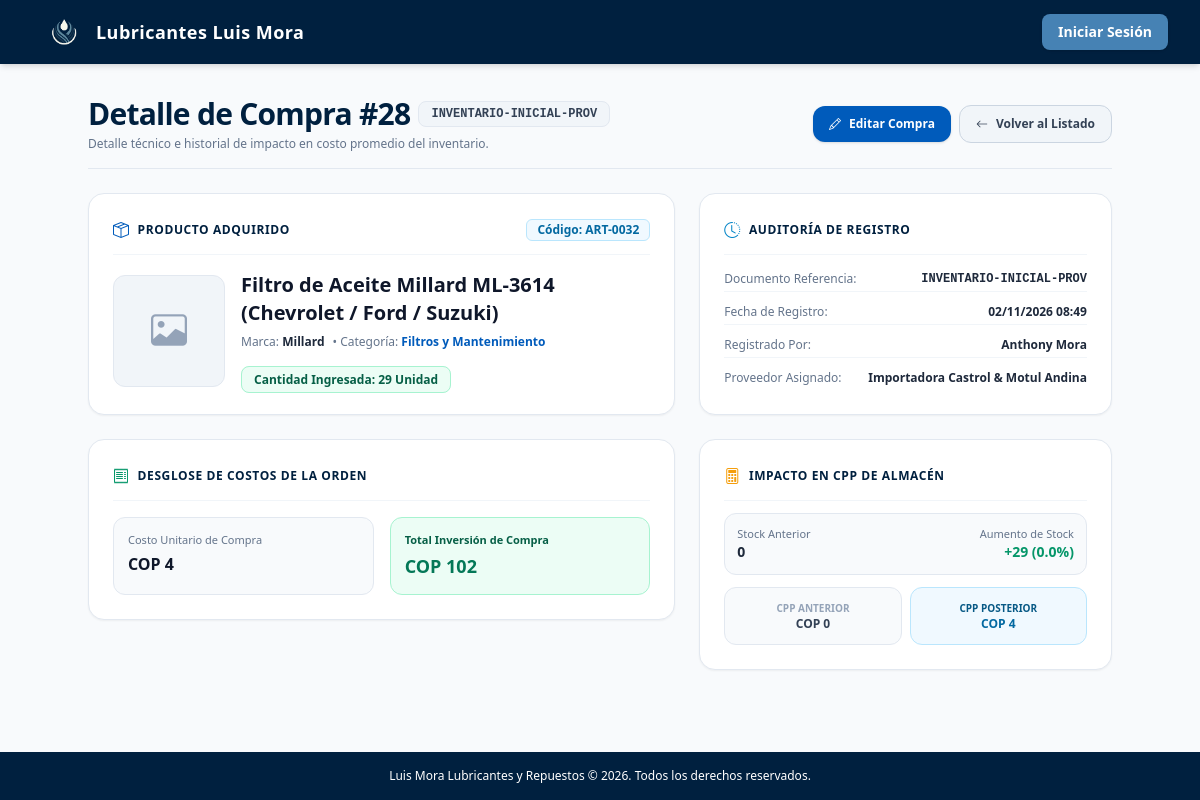
The page /compras/detalle/28/ on the database its author committed.
### ProductosCompras/models.py (models this page shows, shortened)
class MovimientoInventario(models.Model):
    TIPO_MOVIMIENTO = (
        ('ENTRADA', 'Entrada'),
        ('SALIDA', 'Salida'),
        ('AJUSTE', 'Ajuste'),
    )
    articulo = models.ForeignKey(Articulo, on_delete=models.PROTECT, related_name='movimientos')
    tipo = models.CharField(max_length=10, choices=TIPO_MOVIMIENTO)
    cantidad = models.DecimalField(max_digits=10, decimal_places=3)
    fecha = models.DateTimeField(auto_now_add=True)
    usuario = models.ForeignKey(CustomUser, on_delete=models.PROTECT)
    referencia = models.CharField(max_length=100, blank=True)
    proveedor = models.ForeignKey(Proveedor, on_delete=models.SET_NULL, null=True, blank=True)
    observaciones = models.TextField(blank=True)
    costo_unitario = models.DecimalField(max_digits=10, decimal_places=2, null=True, blank=True)
    class Meta:
        verbose_name = "Movimiento de Inventario"
        verbose_name_plural = "Movimientos de Inventario"
        ordering = ['-fecha']

class Proveedor(models.Model):
    nombre = models.CharField(max_length=200)
    rfc = models.CharField(max_length=20, blank=True, verbose_name="RFC")
    contacto = models.CharField(max_length=100)
    telefono = models.CharField(max_length=20)
    email = models.EmailField()
    direccion = models.TextField(blank=True)
    activo = models.BooleanField(default=True)
    creado_en = models.DateTimeField(auto_now_add=True)
    class Meta:
        verbose_name = "Proveedor"
        verbose_name_plural = "Proveedores"
        ordering = ['nombre']

class HistorialStock(models.Model):
    movimiento = models.ForeignKey(MovimientoInventario, on_delete=models.CASCADE, related_name='historial')
    fecha = models.DateTimeField(auto_now_add=True)
    stock_antes = models.DecimalField(max_digits=12, decimal_places=2)
    stock_despues = models.DecimalField(max_digits=12, decimal_places=2)
    costo_promedio_antes = models.DecimalField(max_digits=12, decimal_places=2)
    costo_promedio_despues = models.DecimalField(max_digits=12, decimal_places=2)
    costo_unitario_compra = models.DecimalField(max_digits=10, decimal_places=2)
    costo_unitario_anterior = models.DecimalField(max_digits=10, decimal_places=2, null=True)
    usuario = models.ForeignKey(CustomUser, on_delete=models.PROTECT)
    class Meta:
        ordering = ['-fecha']

### aplicacion/models.py (models this page shows, shortened)
class Articulo(models.Model):
    codigo = models.CharField(max_length=50, unique=True, blank=True, verbose_name="Código")
    codigo_barras = models.CharField(max_length=100, blank=True, unique=True, null=True)
    nombre = models.CharField(max_length=200)
    descripcion = models.TextField(blank=True, verbose_name="Descripción")
    categoria = models.ForeignKey(Categoria, on_delete=models.SET_NULL, null=True, blank=True)
    marca = models.CharField(max_length=100, blank=True)
    modelo = models.CharField(max_length=100, blank=True)
    imagen = models.ImageField(upload_to='articulos/', null=True, blank=True)
    stock_actual = models.DecimalField(max_digits=12, decimal_places=2, default=0)
    stock_minimo = models.DecimalField(max_digits=12, decimal_places=2, default=3)
    stock_maximo = models.DecimalField(max_digits=12, decimal_places=2, default=12, null=True, blank=True)
    UNIDADES_MEDIDA = (
        ('UN', 'Unidad'),
        ('KG', 'Kilogramo'),
        ('LT', 'Litro'),
        ('MT', 'Metro'),
        ('PAR', 'Par'),
        ('JUEGO', 'Juego'),
        ('CAJA', 'Caja'),
    )
    unidad_medida = models.CharField(max_length=10, choices=UNIDADES_MEDIDA, default='UN')
    costo_promedio = models.DecimalField(max_digits=12, decimal_places=2, default=0)
    precio_venta = models.DecimalField(max_digits=12, decimal_places=2, default=0)
    TIPO_IMPUESTO = (
        (Decimal('0.00'), 'Exento'),
        (Decimal('0.16'), 'IVA 16%'),
        (Decimal('0.08'), 'IVA 8%'),
    )
    tasa_impuesto = models.DecimalField(max_digits=4, decimal_places=2, choices=TIPO_IMPUESTO, default=Decimal('0.16'))
    proveedor_principal = models.ForeignKey("ProductosCompras.Proveedor", on_delete=models.SET_NULL, null=True, blank=True)
    lead_time = models.PositiveIntegerField(default=0, help_text="Tiempo de reposición en días")
    activo = models.BooleanField(default=True)
    fecha_creacion = models.DateTimeField(auto_now_add=True)
    fecha_actualizacion = models.DateTimeField(auto_now=True)
    creado_por = models.ForeignKey(CustomUser, on_delete=models.SET_NULL, null=True, related_name='articulos_creados')
    palabras_clave = models.TextField(
        blank=True,
        help_text="Ingrese palabras clave separadas por comas. Ej: Toyota, Carro, Automático"
    )
    class Meta:
        verbose_name = "Artículo"
        verbose_name_plural = "Artículos"
        ordering = ['nombre']
        indexes = [
            models.Index(fields=['codigo']),
            models.Index(fields=['nombre']),
            models.Index(fields=['categoria']),
            models.Index(fields=['activo']),
        ]

class Categoria(models.Model):
    nombre = models.CharField(max_length=100, unique=True)
    slug = models.SlugField(max_length=100, unique=True, blank=True)
    padre = models.ForeignKey('self', on_delete=models.CASCADE, null=True, blank=True,
                            related_name='subcategorias')
    descripcion = models.TextField(blank=True)
    creado_en = models.DateTimeField(auto_now_add=True)
    actualizado_en = models.DateTimeField(auto_now=True)
    class Meta:
        verbose_name = "Categoría"
        verbose_name_plural = "Categorías"
        ordering = ['nombre']

class CustomUser(AbstractUser):
    ROLES = (
        ('admin', 'Administrador'),
        ('personal', 'Personal'),
        ("invitado", "Invitado"),
    )
    rol = models.CharField(max_length=20, choices=ROLES, default='personal')
    telefono = models.CharField(max_length=20, blank=True, verbose_name="Teléfono")
    direccion = models.TextField(blank=True, verbose_name="Dirección")
    foto_perfil = models.ImageField(upload_to='perfiles/', blank=True, null=True, verbose_name="Foto de perfil")
    admin = models.BooleanField(default=False, verbose_name="¿Administrador?")
    class Meta:
        verbose_name = 'Usuario'
        verbose_name_plural = 'Usuarios'

### ProductosCompras/views.py (the view)
# urls.py: path('compras/detalle/<int:pk>/', detalle_compra, name='detalle_compra'),
def detalle_compra(request, pk):
    compra = get_object_or_404(
        MovimientoInventario.objects.select_related('articulo', 'proveedor', 'usuario'),
        pk=pk,
        tipo='ENTRADA'
    )
    historico = HistorialStock.objects.filter(movimiento=compra).first()
    total = compra.cantidad * compra.costo_unitario
    aumento_stock_pct = (compra.cantidad / historico.stock_antes * 100) if (historico and historico.stock_antes > 0) else 0
    aumento_stock_text = f"+{compra.cantidad:.0f} ({aumento_stock_pct:.1f}%)" if historico else f"+{compra.cantidad:.0f}"
    if historico and historico.costo_unitario_anterior:
        variacion_precio = (
            (compra.costo_unitario - historico.costo_unitario_anterior) /
            historico.costo_unitario_anterior * 100
        )
    else:
        variacion_precio = 0
    if historico and historico.costo_promedio_antes > 0:
        variacion_promedio = (
            (historico.costo_promedio_despues - historico.costo_promedio_antes) /
            historico.costo_promedio_antes * 100
        )
        variacion_promedio_text = f"{'↑' if variacion_promedio > 0 else '↓'} {abs(variacion_promedio):.1f}%"
    else:
        variacion_promedio = 0
        variacion_promedio_text = "0.0%"
    context = {
        'compra': compra,
        'historico': historico,
        'titulo': f'Detalle de Compra #{compra.id}',
        'total': total,
        'aumento_stock_text': aumento_stock_text,
        'variacion_precio': variacion_precio,
        'variacion_promedio_text': variacion_promedio_text,
    }
    return render(request, 'detalles/detalles_compra.html', context)

### templates/detalles/detalles_compra.html
{% extends 'paneles/admin.html' %}
{% load static humanize %}
{% block dashboard %}
<div class="max-w-5xl mx-auto space-y-6">
  <div class="flex flex-col sm:flex-row sm:items-center justify-between pb-4 border-b border-slate-200 gap-4">
    <div>
      <div class="flex items-center gap-2">
        <h1 class="text-2xl sm:text-3xl font-extrabold text-brand-dark tracking-tight">
          {{ titulo|default:"Ficha Técnica de Orden de Compra" }}
        </h1>
        <span class="px-3 py-1 bg-slate-100 text-slate-700 text-xs font-mono font-bold rounded-lg border border-slate-200">
          {{ compra.referencia|default:"SIN-REF" }}
        </span>
      </div>
      <p class="text-xs text-slate-500 mt-1">
        Detalle técnico e historial de impacto en costo promedio del inventario.
      </p>
    </div>
    <div class="flex items-center space-x-2">
      <a href="{% url 'editar_compra' compra.id %}" class="inline-flex items-center space-x-1 px-4 py-2.5 bg-brand-primary hover:bg-brand-dark text-white text-xs font-bold rounded-xl transition shadow">
        <i class="bi bi-pencil me-1"></i>
        <span>Editar Compra</span>
      </a>
      <a href="{% url 'compras' %}" class="inline-flex items-center space-x-1 px-4 py-2.5 bg-slate-100 hover:bg-slate-200 text-slate-700 text-xs font-bold rounded-xl border border-slate-300 transition">
        <i class="bi bi-arrow-left me-1"></i>
        <span>Volver al Listado</span>
      </a>
    </div>
  </div>
  <div class="grid grid-cols-1 md:grid-cols-12 gap-6">
    <div class="md:col-span-7 space-y-6">
      <div class="bg-white p-6 rounded-2xl border border-slate-200 shadow-sm space-y-4">
        <div class="flex items-center justify-between border-b border-slate-100 pb-3">
          <h3 class="text-xs font-bold uppercase text-brand-dark tracking-wider flex items-center gap-2">
            <i class="bi bi-box-seam text-brand-primary text-base"></i>
            <span>Producto Adquirido</span>
          </h3>
          <span class="px-2.5 py-0.5 bg-sky-50 text-sky-700 text-xs font-bold rounded-md border border-sky-200">
            Código: {{ compra.articulo.codigo }}
          </span>
        </div>
        <div class="flex flex-col sm:flex-row items-center space-y-4 sm:space-y-0 sm:space-x-4">
          {% if compra.articulo.imagen %}
            <img src="{{ compra.articulo.imagen.url }}" alt="{{ compra.articulo.nombre }}" class="h-28 w-28 object-contain rounded-xl border border-slate-200 bg-slate-50 p-2 shadow-2xs" />
          {% else %}
            <div class="h-28 w-28 rounded-xl bg-slate-100 border border-slate-200 flex items-center justify-center text-slate-400">
              <i class="bi bi-image text-4xl"></i>
            </div>
          {% endif %}
          <div class="space-y-2 text-center sm:text-left flex-1">
            <h2 class="text-xl font-extrabold text-slate-900 leading-snug">
              {{ compra.articulo.nombre }}
            </h2>
            <div class="flex flex-wrap gap-2 text-xs font-medium text-slate-500">
              {% if compra.articulo.marca %}<span>Marca: <strong class="text-slate-800">{{ compra.articulo.marca }}</strong></span>{% endif %}
              {% if compra.articulo.categoria %}<span>• Categoría: <strong class="text-brand-primary">{{ compra.articulo.categoria.nombre }}</strong></span>{% endif %}
            </div>
            <div class="pt-2">
              <span class="px-3 py-1 bg-emerald-50 text-emerald-800 text-xs font-bold rounded-lg border border-emerald-200">
                Cantidad Ingresada: {{ compra.cantidad|floatformat:"0" }} {{ compra.articulo.get_unidad_medida_display }}
              </span>
            </div>
          </div>
        </div>
      </div>
      <div class="bg-white p-6 rounded-2xl border border-slate-200 shadow-sm space-y-4">
        <h3 class="text-xs font-bold uppercase text-brand-dark tracking-wider flex items-center gap-2 pb-3 border-b border-slate-100">
          <i class="bi bi-receipt text-emerald-600 text-base"></i>
          <span>Desglose de Costos de la Orden</span>
        </h3>
        <div class="grid grid-cols-2 gap-4 text-xs">
          <div class="p-3.5 bg-slate-50 rounded-xl border border-slate-200 space-y-1">
            <span class="text-slate-500 block text-[11px]">Costo Unitario de Compra</span>
            <strong class="text-base font-bold text-slate-900 block">COP {{ compra.costo_unitario|floatformat:"0"|intcomma }}</strong>
          </div>
          <div class="p-3.5 bg-emerald-50 rounded-xl border border-emerald-200 space-y-1">
            <span class="text-emerald-800 block text-[11px] font-bold">Total Inversión de Compra</span>
            <strong class="text-lg font-black text-emerald-700 block">COP {{ total|floatformat:"0"|intcomma }}</strong>
          </div>
        </div>
      </div>
    </div>
    <div class="md:col-span-5 space-y-6">
      <div class="bg-white p-6 rounded-2xl border border-slate-200 shadow-sm space-y-3">
        <h3 class="text-xs font-bold uppercase text-brand-dark tracking-wider flex items-center gap-2 pb-3 border-b border-slate-100">
          <i class="bi bi-clock-history text-sky-600 text-base"></i>
          <span>Auditoría de Registro</span>
        </h3>
        <div class="space-y-2 text-xs">
          <div class="flex justify-between py-1 border-b border-slate-100">
            <span class="text-slate-500">Documento Referencia:</span>
            <span class="font-mono font-bold text-slate-800">{{ compra.referencia|default:"Sin referencia" }}</span>
          </div>
          <div class="flex justify-between py-1 border-b border-slate-100">
            <span class="text-slate-500">Fecha de Registro:</span>
            <span class="font-bold text-slate-800">{{ compra.fecha|date:"d/m/Y H:i" }}</span>
          </div>
          <div class="flex justify-between py-1 border-b border-slate-100">
            <span class="text-slate-500">Registrado Por:</span>
            <span class="font-bold text-slate-800">{{ compra.usuario.get_full_name|default:compra.usuario.username|default:"Sistema" }}</span>
          </div>
          <div class="flex justify-between py-1">
            <span class="text-slate-500">Proveedor Asignado:</span>
            <span class="font-bold text-slate-800">{{ compra.proveedor.nombre|default:"No especificado" }}</span>
          </div>
        </div>
      </div>
      <div class="bg-white p-6 rounded-2xl border border-slate-200 shadow-sm space-y-3">
        <h3 class="text-xs font-bold uppercase text-brand-dark tracking-wider flex items-center gap-2 pb-3 border-b border-slate-100">
          <i class="bi bi-calculator text-amber-500 text-base"></i>
          <span>Impacto en CPP de Almacén</span>
        </h3>
        {% if historico %}
        <div class="space-y-3 text-xs">
          <div class="p-3 bg-slate-50 rounded-xl border border-slate-200 flex justify-between items-center">
            <div>
              <span class="text-slate-500 block text-[11px]">Stock Anterior</span>
              <strong class="text-slate-800 text-sm font-bold">{{ historico.stock_antes|floatformat:"0" }}</strong>
            </div>
            <div class="text-right">
              <span class="text-slate-500 block text-[11px]">Aumento de Stock</span>
              <strong class="text-emerald-600 text-sm font-black">{{ aumento_stock_text }}</strong>
            </div>
          </div>
          <div class="grid grid-cols-2 gap-2 text-center">
            <div class="p-3 bg-slate-50 rounded-xl border border-slate-200">
              <span class="text-[10px] font-bold text-slate-400 uppercase block">CPP Anterior</span>
              <strong class="text-slate-700 text-xs font-bold">COP {{ historico.costo_promedio_antes|floatformat:"0"|intcomma }}</strong>
            </div>
            <div class="p-3 bg-sky-50 rounded-xl border border-sky-200">
              <span class="text-[10px] font-bold text-sky-800 uppercase block">CPP Posterior</span>
              <strong class="text-sky-700 text-xs font-black">COP {{ historico.costo_promedio_despues|floatformat:"0"|intcomma }}</strong>
            </div>
          </div>
        </div>
        {% else %}
        <p class="text-xs text-slate-500 italic">No hay histórico comparativo para este movimiento.</p>
        {% endif %}
      </div>
    </div>
  </div>
</div>
{% endblock %}

### static/css/styles.css (style rules this page uses)
:root { --azul-marino-oscuro: #00203F; --azul-marino-medio: #004080; --azul-marino-claro: #005BBB; --azul-acero: #4682B4; --gris-azul: #708090; --blanco-humo: #F5F5F5; }
* { margin: 0; padding: 0; box-sizing: border-box; }
body { background-color: var(--blanco-humo); color: var(--blanco-humo); font-family: 'NotoSansJP', sans-serif; font-size: 16px; line-height: 1.5; }

### rows shown on the page
MovimientoInventario: referencia "INVENTARIO-INICIAL-PROV", articulo.codigo "ART-0032", articulo.nombre "Filtro de Aceite Millard ML-3614 (Chevrolet / Ford / Suzuki)", articulo.marca "Millard", articulo.categoria.nombre "Filtros y Mantenimiento", cantidad "29", articulo.unidad_medida "Unidad", costo_unitario "4", fecha "02/11/2026 08:49", usuario.get_full_name "Anthony Mora", proveedor.nombre "Importadora Castrol & Motul Andina"
HistorialStock: stock_antes "0", costo_promedio_antes "0", costo_promedio_despues "4"

### other values the page prints
{{ titulo|default:"Ficha Técnica de Orden de Compra" }} "Detalle de Compra #28"
{{ total|floatformat:"0"|intcomma }} "102"
{{ aumento_stock_text }} "+29 (0.0%)"
